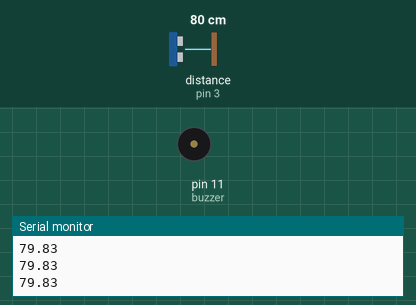
Recording of a sketch running on a simulated Arduino Uno, built with avr-gcc and run on an emulated ATmega328P. Shown: buzzer (waves = sounding, pin HIGH), the last lines printed to the serial monitor. Wiring (inferred from the names in the program): ultrasonic range finder: trigger pin 2; echo pin 3. The inputs (shaded band) are chosen by the test bench; at power-on: distance to the obstacle (sensor on pin 3) 80 cm. The echo pulse lasts 58.3 µs per cm; pins used as bus, display or sensor lines are not drawn.

Above: at 1.2 s.
1.3 s: distance to the obstacle (sensor on pin 3) set to 55 cm
2.8 s: distance to the obstacle (sensor on pin 3) set to 47 cm
At 3.4 s:
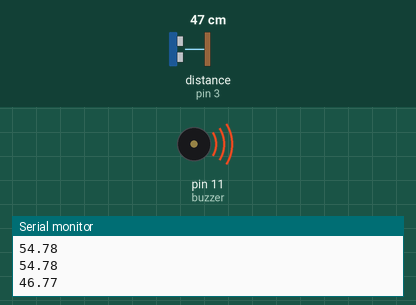
5.8 s: distance to the obstacle (sensor on pin 3) set to 60 cm
At 7.4 s:
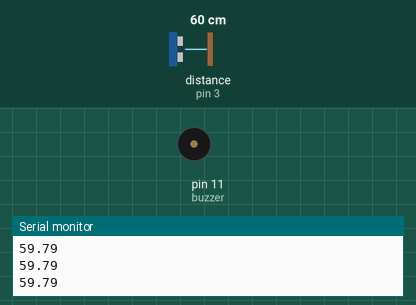
Timing chart, 0 to 8.9 s (numbered marks = the images above; inputs shaded):
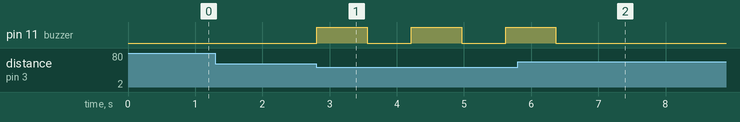

The sketch:

arduino_d_nem_projesi.ino
```cpp
int trig = 2;
int echo = 3;
int buzzer = 11;
float sure;
float uzaklik;

void setup() {
  pinMode(trig, OUTPUT); //arduinodan sensöre
  pinMode(echo, INPUT);   //sensörden arduinoya
  pinMode(buzzer, OUTPUT);  //arduinodan sinyal çıkışı sağlar
  Serial.begin(9600);
  Serial.println("Uzaklık");
}

void loop() {
  digitalWrite(trig,HIGH); //tetikleme pininden okuma yapabilmek için
  delayMicroseconds(10);
  digitalWrite(trig, LOW);
  sure = pulseIn(echo, HIGH); //echo pininden ölçülen değer 5V olduğunda bunu algılayıp süreye çevirir
  uzaklik = sure /58.2;   // süre değerini uzaklık değerine çevirmek için ses hızından yararlanılarak bulunan formül
  Serial.println(uzaklik);

  if (uzaklik <= 10) {
    digitalWrite(buzzer, HIGH);
    delay(100);
    digitalWrite(buzzer, LOW);
    delay(90);
  }
  else if (uzaklik <= 20) {
    digitalWrite(buzzer, HIGH);
    delay(150);
    digitalWrite(buzzer, LOW);
    delay(100);
  }
  else if (uzaklik <= 30) {
    digitalWrite(buzzer, HIGH);
    delay(350);
    digitalWrite(buzzer, LOW);
    delay(250);
  }
  else if (uzaklik <= 40) {
    digitalWrite(buzzer, HIGH);
    delay(500);
    digitalWrite(buzzer, LOW);
    delay(450);
  }
 else if (uzaklik <= 50) {
    digitalWrite(buzzer, HIGH);
    delay(750);
    digitalWrite(buzzer, LOW);
    delay(650);
  }
  else {
  }
}
```

Measured:
- the behaviour switches between 51 and 50 cm on distance to the obstacle (sensor on pin 3) (found by bisection; images 0 and 1)
- after the input at 2.8 s, pin 11 (buzzer): alternates HIGH for 0.75 s and LOW for 0.65 s, starting at once
- after the input at 5.8 s, pin 11 (buzzer): goes on until 6.4 s, then stays LOW
